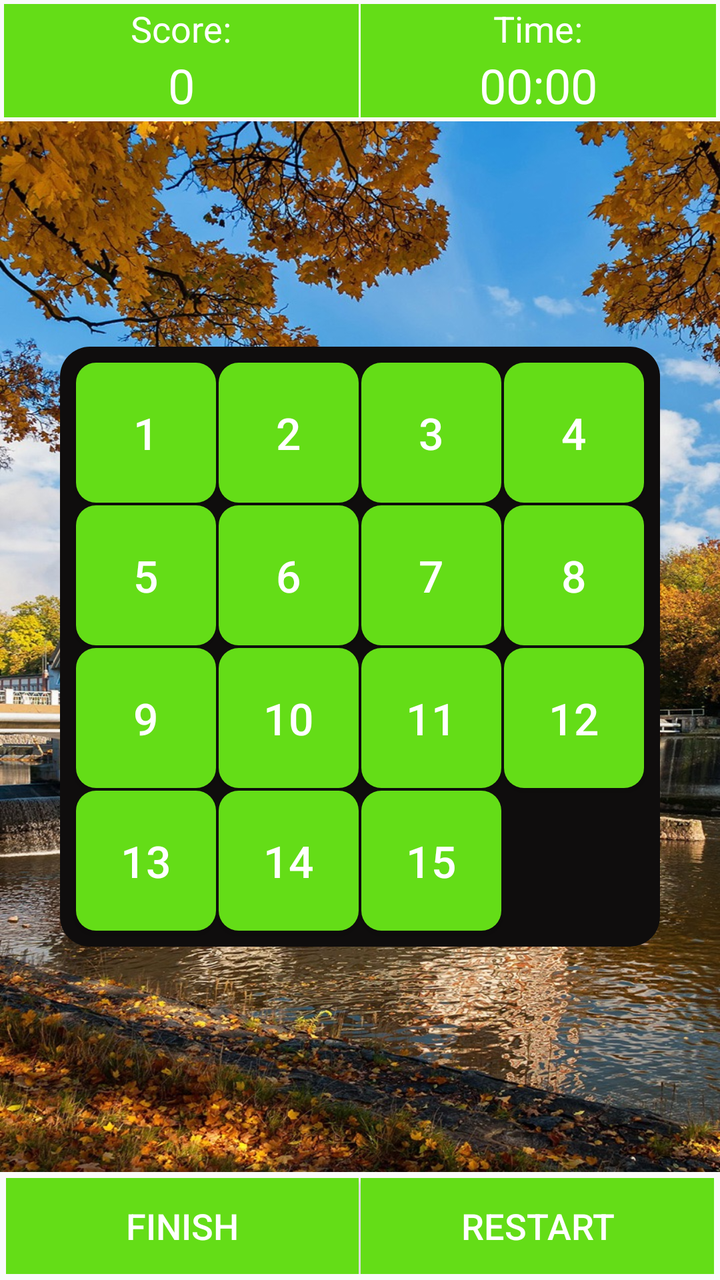
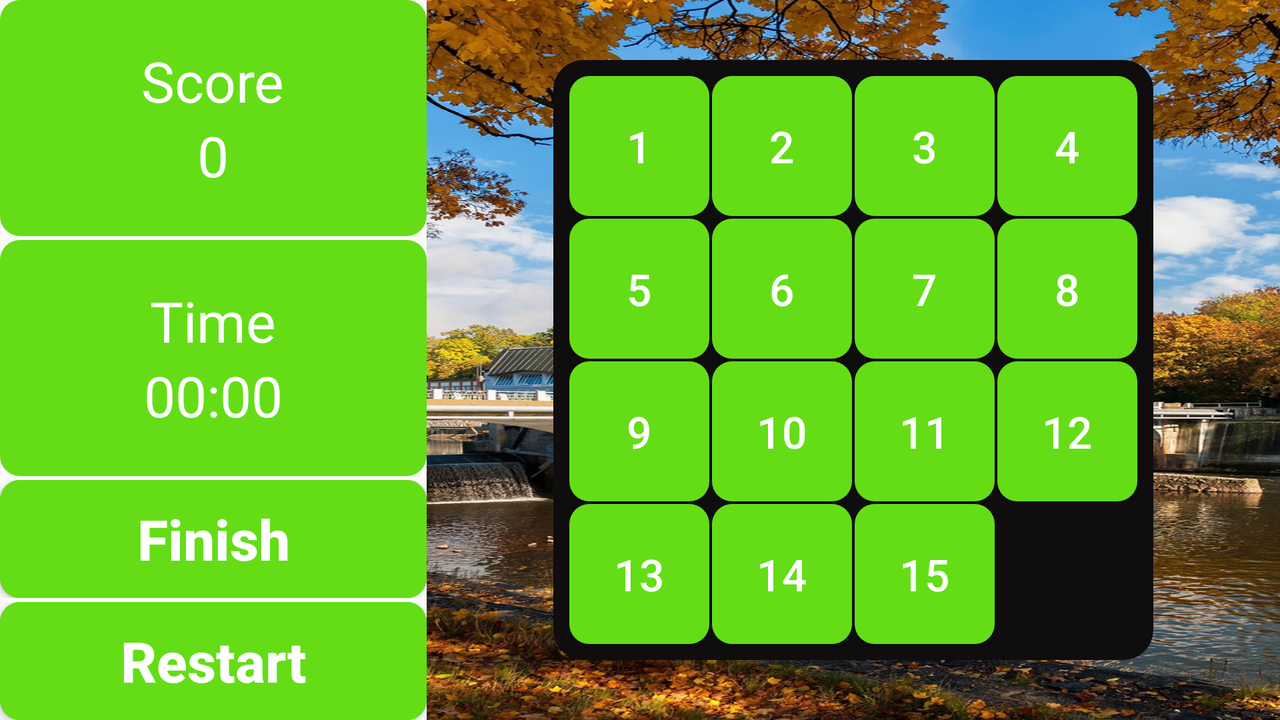

An Android layout and its configuration variant, each rendered on a device that would load it. The default file and the variant file are quoted in full after the pictures.
<!-- AndroidManifest.xml: application theme AppTheme -->
<!-- res/layout/activity_main.xml -->
<?xml version="1.0" encoding="utf-8"?>
<FrameLayout xmlns:android="http://schemas.android.com/apk/res/android"
    xmlns:app="http://schemas.android.com/apk/res-auto"
    xmlns:tools="http://schemas.android.com/tools"
    android:layout_width="match_parent"
    android:layout_height="match_parent"
    android:orientation="vertical"
    tools:context=".views.MainActivity">
    <LinearLayout
        android:layout_width="match_parent"
        android:layout_height="match_parent"
        android:orientation="vertical">

        <LinearLayout
            android:layout_width="match_parent"
            android:layout_height="wrap_content"
            android:padding="2dp">

            <LinearLayout
                android:layout_width="0dp"
                android:layout_height="wrap_content"
                android:layout_weight="1"
                android:background="@color/colorPrimary"
                android:gravity="center"
                android:orientation="vertical">

                <TextView
                    android:layout_width="wrap_content"
                    android:layout_height="wrap_content"
                    android:text="Score:"
                    android:textColor="#fff"
                    android:textSize="18sp">

                </TextView>

                <TextView
                    android:id="@+id/textScore"
                    android:layout_width="wrap_content"
                    android:layout_height="wrap_content"
                    android:text="0"
                    android:textColor="#fff"
                    android:textSize="24sp"/>
            </LinearLayout>

            <Space
                android:layout_width="1dp"
                android:layout_height="match_parent"/>

            <LinearLayout
                android:layout_width="0dp"
                android:layout_height="wrap_content"
                android:layout_weight="1"
                android:background="@color/colorPrimary"
                android:gravity="center"
                android:orientation="vertical">

                <TextView
                    android:layout_width="wrap_content"
                    android:layout_height="wrap_content"
                    android:text="Time:"
                    android:textColor="#fff"
                    android:textSize="18sp">

                </TextView>

                <Chronometer
                    android:id="@+id/textTimer"
                    android:layout_width="wrap_content"
                    android:layout_height="wrap_content"
                    android:text="00:00"
                    android:textColor="#fff"
                    android:textSize="24sp">

                </Chronometer>
            </LinearLayout>
        </LinearLayout>

        <FrameLayout
            android:layout_width="match_parent"
            android:layout_height="0dp"
            android:layout_weight="1"
            android:background="@drawable/background">

            <RelativeLayout
                android:id="@+id/group"
                android:layout_width="300dp"
                android:layout_height="300dp"
                android:layout_gravity="center"
                android:background="@drawable/frame_bg"
                android:gravity="center">

                <Button
                    android:id="@+id/bt1"
                    style="@style/butoons"
                    android:text="1">

                </Button>

                <Button
                    android:id="@+id/bt2"
                    style="@style/butoons"
                    android:layout_toRightOf="@+id/bt1"
                    android:text="2">

                </Button>

                <Button
                    android:id="@+id/bt3"
                    style="@style/butoons"
                    android:layout_toRightOf="@+id/bt2"
                    android:text="3">

                </Button>

                <Button
                    android:id="@+id/bt4"
                    style="@style/butoons"
                    android:layout_toRightOf="@+id/bt3"
                    android:text="4">

                </Button>

                <Button
                    android:id="@+id/bt5"
                    style="@style/butoons"
                    android:layout_below="@+id/bt1"
                    android:text="5">

                </Button>

                <Button
                    android:id="@+id/bt6"
                    style="@style/butoons"
                    android:layout_below="@+id/bt1"
                    android:layout_toRightOf="@+id/bt1"
                    android:text="6"
                    tools:ignore="HardcodedText,RtlHardcoded">

                </Button>

                <Button
                    android:id="@+id/bt7"
                    style="@style/butoons"
                    android:layout_below="@+id/bt1"
                    android:layout_toRightOf="@+id/bt6"
                    android:text="7">

                </Button>

                <Button
                    android:id="@+id/bt8"
                    style="@style/butoons"
                    android:layout_below="@+id/bt1"
                    android:layout_toRightOf="@+id/bt7"
                    android:text="8">

                </Button>

                <Button
                    android:id="@+id/bt9"
                    style="@style/butoons"
                    android:layout_below="@+id/bt5"
                    android:text="9">

                </Button>

                <Button
                    android:id="@+id/bt10"
                    style="@style/butoons"
                    android:layout_below="@+id/bt5"
                    android:layout_toRightOf="@id/bt9"
                    android:text="10">

                </Button>

                <Button
                    android:id="@+id/bt11"
                    style="@style/butoons"
                    android:layout_below="@+id/bt5"
                    android:layout_toRightOf="@id/bt10"
                    android:text="11">

                </Button>

                <Button
                    android:id="@+id/bt12"
                    style="@style/butoons"
                    android:layout_below="@+id/bt5"
                    android:layout_toRightOf="@id/bt11"
                    android:text="12">

                </Button>

                <Button
                    android:id="@+id/bt13"
                    style="@style/butoons"
                    android:layout_below="@+id/bt9"
                    android:text="13">

                </Button>

                <Button
                    android:id="@+id/bt14"
                    style="@style/butoons"
                    android:layout_below="@+id/bt9"
                    android:layout_toRightOf="@id/bt13"
                    android:text="14">

                </Button>

                <Button
                    android:id="@+id/bt15"
                    style="@style/butoons"
                    android:layout_below="@+id/bt9"
                    android:layout_toRightOf="@id/bt14"
                    android:text="15">

                </Button>

                <Button
                    android:id="@+id/bt16"
                    style="@style/butoons"
                    android:layout_below="@+id/bt9"
                    android:layout_toRightOf="@id/bt15"
                    android:text=""
                    android:visibility="invisible">

                </Button>

            </RelativeLayout>
        </FrameLayout>

        <LinearLayout
            android:layout_width="match_parent"
            android:layout_height="wrap_content"
            android:padding="3dp">

            <Button
                android:id="@+id/buttonFinish"
                android:layout_width="0dp"
                android:layout_height="match_parent"
                android:layout_weight="1"
                android:background="@color/colorPrimary"
                android:text="Finish"
                android:textColor="#fff"
                android:textSize="18sp"
                tools:ignore="HardcodedText">

            </Button>

            <Space
                android:layout_width="1dp"
                android:layout_height="match_parent">

            </Space>

            <Button
                android:id="@+id/buttonRestart"
                android:layout_width="0dp"
                android:layout_height="match_parent"
                android:layout_weight="1"
                android:background="@color/colorPrimary"
                android:text="Restart"
                android:textColor="#fff"
                android:textSize="18sp"
                tools:ignore="HardcodedText" />
        </LinearLayout>

    </LinearLayout>

    <FrameLayout
        android:id="@+id/confirm_layout"
        android:visibility="invisible"
        android:layout_width="match_parent"
        android:layout_height="match_parent"
        android:background="#8377C527"
        android:clickable="false">

        <androidx.constraintlayout.widget.ConstraintLayout
            android:layout_width="340dp"
            android:layout_height="170dp"
            android:layout_gravity="center"
            android:background="@drawable/cofirmdialog_bg">

            <TextView
                android:id="@+id/confirm_text"
                android:layout_width="wrap_content"
                android:layout_height="wrap_content"
                android:text="Do you want to continue the game"
                android:textSize="24sp"
                android:textColor="#fff"
                android:textAlignment="center"
                tools:ignore="HardcodedText"
                app:layout_constraintLeft_toLeftOf="parent"
                app:layout_constraintRight_toRightOf="parent"
                app:layout_constraintTop_toTopOf="parent"
                android:gravity="center_horizontal" />
                <Button
                    android:layout_width="wrap_content"
                    android:layout_height="wrap_content"
                    android:background="@color/colorPrimaryDark"
                    android:text="Cancel"
                    android:id="@+id/cancelButton"
                    app:layout_constraintLeft_toLeftOf="parent"
                    app:layout_constraintBottom_toBottomOf="parent"
                    app:layout_constraintTop_toBottomOf="@id/confirm_text"
                    tools:ignore="HardcodedText"
                    app:layout_constraintRight_toLeftOf="@id/continueButton"/>
                <Button
                    android:id="@+id/continueButton"
                    android:layout_width="wrap_content"
                    android:layout_height="wrap_content"
                    android:text="Continue"
                    tools:ignore="HardcodedText"
                    android:background="@color/colorPrimaryDark"
                    app:layout_constraintRight_toRightOf="parent"
                    app:layout_constraintTop_toBottomOf="@id/confirm_text"
                    app:layout_constraintBottom_toBottomOf="parent"
                    app:layout_constraintLeft_toRightOf="@id/cancelButton"/>

        </androidx.constraintlayout.widget.ConstraintLayout>
    </FrameLayout>



</FrameLayout>
<!-- resources referenced by this layout -->
<resources>
  <color name="colorPrimary">#64DD17</color>
  <color name="colorPrimaryDark">#5FAA20</color>
  <!-- drawable background: png bitmap (drawable, 460086 bytes) -->
  <!-- drawable cofirmdialog_bg (drawable) -->
  <?xml version="1.0" encoding="utf-8"?>
  <shape android:shape="rectangle" xmlns:android="http://schemas.android.com/apk/res/android">
          <corners android:radius="15dp"/>
          <solid android:color="#1D7C21"/>
  </shape>
  <!-- drawable frame_bg (drawable) -->
  <?xml version="1.0" encoding="utf-8"?>
  <selector xmlns:android="http://schemas.android.com/apk/res/android">
          <item  >
  
              <shape android:shape="rectangle">
                  <corners android:radius="15dp"></corners>
                  <solid android:color="#0F0D0D"></solid>
              </shape>
          </item>
  </selector>
  <style name="butoons">
          <item name="android:background">@drawable/bg_button</item>
          <item name="android:layout_margin">0.5dp</item>
          <item name="android:textSize">22sp</item>
          <item name="android:textColor">#fff</item>
          <item name="android:layout_width">70dp</item>
          <item name="android:layout_height">70dp</item>
      </style>
  <style name="AppTheme" parent="Theme.AppCompat.Light.NoActionBar">
          
          <item name="colorPrimary">@color/colorPrimary</item>
          <item name="colorPrimaryDark">@color/colorPrimaryDark</item>
          <item name="colorAccent">@color/colorAccent</item>
      </style>
  <!-- drawable bg_button (drawable) -->
  <?xml version="1.0" encoding="utf-8"?>
  <selector xmlns:android="http://schemas.android.com/apk/res/android">
      <item android:state_pressed="true">
          <shape android:shape="rectangle">
              <corners android:radius="10dp"></corners>
              <solid android:color="#64DD17"></solid>
  
          </shape>
      </item>
  
      <item>
          <shape android:shape="rectangle">
              <corners android:radius="10dp"></corners>
              <solid android:color="#64DD17"></solid>
  
          </shape>
          <color android:color="#64DD17"></color>
  
      </item>
  
  
  </selector>
  <color name="colorAccent">#D81B60</color>
</resources>
<!-- res/layout-land/activity_main.xml (the repository's variant of the layout above) -->
<!-- drawn on the phone turned sideways -->
<?xml version="1.0" encoding="utf-8"?>
<FrameLayout xmlns:android="http://schemas.android.com/apk/res/android"
xmlns:app="http://schemas.android.com/apk/res-auto"
xmlns:tools="http://schemas.android.com/tools"
android:layout_width="match_parent"
android:layout_height="match_parent"
tools:context=".views.MainActivity">

    <LinearLayout
        android:layout_width="match_parent"
        android:layout_height="match_parent">
        <LinearLayout
            android:layout_width="0dp"
            android:layout_height="match_parent"
            android:layout_weight="3"
            android:orientation="vertical">

            <LinearLayout
                android:background="@drawable/bg_button"
                android:layout_width="match_parent"
                android:layout_height="0dp"
                android:layout_weight="1"
                android:gravity="center"
                android:orientation="vertical">
                <TextView
                    android:textColor="#fff"
                    android:layout_width="wrap_content"
                    android:layout_height="wrap_content"
                    android:text="Score"
                    android:textSize="28sp">
                </TextView>


                <TextView
                    android:id="@+id/textScore"
                    android:textColor="#fff"
                    android:layout_width="wrap_content"
                    android:layout_height="wrap_content"
                    android:text="0"
                    android:textSize="28sp">
                </TextView>
            </LinearLayout>
            <Space
                android:layout_width="match_parent"
                android:layout_height="2dp">

            </Space>
            <LinearLayout
                android:background="@drawable/bg_button"
                android:layout_width="match_parent"
                android:layout_height="0dp"
                android:layout_weight="1"
                android:gravity="center"
                android:orientation="vertical">
                <TextView
                    android:textColor="#fff"
                    android:layout_width="wrap_content"
                    android:layout_height="wrap_content"
                    android:text="Time"
                    android:textSize="28sp">
                </TextView>


                <Chronometer
                    android:id="@+id/textTimer"
                    android:textColor="#fff"
                    android:layout_width="wrap_content"
                    android:layout_height="wrap_content"
                    android:text="0"
                    android:textSize="28sp">
                </Chronometer>
            </LinearLayout>

            <Space
                android:layout_width="match_parent"
                android:layout_height="2dp">

            </Space>
            <LinearLayout
                android:background="@drawable/bg_button"
                android:layout_width="match_parent"
                android:layout_height="0dp"
                android:layout_weight="0.5"
                android:gravity="center"
                android:orientation="vertical">
                <Button
                    android:id="@+id/buttonFinish"
                    android:layout_width="match_parent"
                    android:text="Finish"
                    android:textAllCaps="false"
                    android:background="@drawable/bg_button"
                    android:textColor="#fff"
                    android:textStyle="bold"
                    android:textSize="28sp"
                    android:layout_height="match_parent">
                </Button>
            </LinearLayout>

            <Space
                android:layout_width="match_parent"
                android:layout_height="2dp">

            </Space>
            <LinearLayout
                android:background="@drawable/bg_button"
                android:layout_width="match_parent"
                android:layout_height="0dp"
                android:layout_weight="0.5"
                android:gravity="center"
                android:orientation="vertical">
                <Button
                    android:id="@+id/buttonRestart"
                    android:layout_width="match_parent"
                    android:text="Restart"
                    android:textAllCaps="false"
                    android:background="@drawable/bg_button"
                    android:textColor="#fff"
                    android:textStyle="bold"
                    android:textSize="28sp"
                    android:layout_height="match_parent">
                </Button>
            </LinearLayout>





        </LinearLayout>

        <FrameLayout
            android:background="@drawable/background"
            android:layout_width="0dp"
            android:layout_height="match_parent"
            android:layout_weight="6">

            <RelativeLayout
                android:id="@+id/group"
                android:background="@drawable/frame_bg"
                android:layout_gravity="center"
                android:gravity="center"
                android:layout_width="300dp"
                android:layout_height="300dp">

                <Button
                    android:id="@+id/bt1"
                    android:text="1"
                    style="@style/butoons"
                    tools:ignore="HardcodedText" />
                <Button
                    android:id="@+id/bt2"
                    android:text="2"
                    style="@style/butoons"
                    android:layout_toRightOf="@+id/bt1"
                    tools:ignore="HardcodedText,RtlHardcoded">
                </Button>

                <Button
                    android:id="@+id/bt3"
                    android:text="3"
                    style="@style/butoons"
                    android:layout_toRightOf="@+id/bt2"
                    tools:ignore="HardcodedText,RtlHardcoded">
                </Button>

                <Button
                    android:id="@+id/bt4"
                    android:text="4"
                    style="@style/butoons"
                    android:layout_toRightOf="@+id/bt3"
                    tools:ignore="HardcodedText,RtlHardcoded">
                </Button>

                <Button
                    android:id="@+id/bt5"
                    android:text="5"
                    style="@style/butoons"
                    android:layout_below="@+id/bt1"
                    tools:ignore="HardcodedText">
                </Button>

                <Button
                    android:id="@+id/bt6"
                    android:text="6"
                    style="@style/butoons"
                    android:layout_below="@+id/bt1"
                    android:layout_toRightOf="@+id/bt1"
                    tools:ignore="HardcodedText,RtlHardcoded">
                </Button>

                <Button
                    android:id="@+id/bt7"
                    android:text="7"
                    style="@style/butoons"
                    android:layout_below="@+id/bt1"
                    android:layout_toRightOf="@+id/bt6"
                    tools:ignore="HardcodedText,RtlHardcoded">
                </Button>

                <Button
                    android:id="@+id/bt8"
                    android:text="8"
                    style="@style/butoons"
                    android:layout_below="@+id/bt1"
                    android:layout_toRightOf="@+id/bt7"
                    tools:ignore="HardcodedText,RtlHardcoded">
                </Button>

                <Button
                    android:id="@+id/bt9"
                    android:text="9"
                    style="@style/butoons"
                    android:layout_below="@+id/bt5"
                    tools:ignore="HardcodedText">
                </Button>

                <Button
                    android:id="@+id/bt10"
                    android:text="10"
                    style="@style/butoons"
                    android:layout_below="@+id/bt5"
                    android:layout_toRightOf="@+id/bt9"
                    tools:ignore="HardcodedText">
                </Button>

                <Button
                    android:id="@+id/bt11"
                    android:text="11"
                    style="@style/butoons"
                    android:layout_below="@+id/bt5"
                    android:layout_toRightOf="@+id/bt10"
                    tools:ignore="HardcodedText,RtlHardcoded">
                </Button>

                <Button
                    android:id="@+id/bt12"
                    android:text="12"
                    style="@style/butoons"
                    android:layout_below="@+id/bt5"
                    android:layout_toRightOf="@+id/bt11"
                    tools:ignore="HardcodedText,RtlHardcoded">
                </Button>

                <Button
                    android:id="@+id/bt13"
                    android:text="13"
                    style="@style/butoons"
                    android:layout_below="@+id/bt9"
                    tools:ignore="HardcodedText">
                </Button>

                <Button
                    android:id="@+id/bt14"
                    android:text="14"
                    style="@style/butoons"
                    android:layout_below="@+id/bt9"
                    android:layout_toRightOf="@+id/bt13"
                    tools:ignore="HardcodedText,RtlHardcoded">
                </Button>
                <Button
                    android:id="@+id/bt15"
                    android:text="15"
                    style="@style/butoons"
                    android:layout_below="@+id/bt9"
                    android:layout_toRightOf="@+id/bt14"
                    tools:ignore="HardcodedText,RtlHardcoded">
                </Button>

                <Button
                    android:visibility="invisible"
                    android:id="@+id/bt16"
                    style="@style/butoons"
                    android:layout_below="@+id/bt9"
                    android:layout_toRightOf="@+id/bt15"
                    tools:ignore="RtlHardcoded">
                </Button>

            </RelativeLayout>

        </FrameLayout>
    </LinearLayout>

    <FrameLayout
        android:id="@+id/confirm_layout"
        android:visibility="invisible"
        android:layout_width="match_parent"
        android:layout_height="match_parent"
        android:background="#8377C527"
        android:clickable="false">

        <androidx.constraintlayout.widget.ConstraintLayout
            android:layout_width="340dp"
            android:layout_height="170dp"
            android:layout_gravity="center"
            android:background="@drawable/cofirmdialog_bg">

            <TextView
                android:id="@+id/confirm_text"
                android:layout_width="wrap_content"
                android:layout_height="wrap_content"
                android:text="Do you want to continue the game"
                android:textSize="24sp"
                android:textColor="#fff"
                android:textAlignment="center"
                tools:ignore="HardcodedText"
                app:layout_constraintLeft_toLeftOf="parent"
                app:layout_constraintRight_toRightOf="parent"
                app:layout_constraintTop_toTopOf="parent"
                android:gravity="center_horizontal" />
            <Button
                android:layout_width="wrap_content"
                android:layout_height="wrap_content"
                android:background="@color/colorPrimaryDark"
                android:text="Cancel"
                android:id="@+id/cancelButton"
                app:layout_constraintLeft_toLeftOf="parent"
                app:layout_constraintBottom_toBottomOf="parent"
                app:layout_constraintTop_toBottomOf="@id/confirm_text"
                tools:ignore="HardcodedText"
                app:layout_constraintRight_toLeftOf="@id/continueButton"/>
            <Button
                android:id="@+id/continueButton"
                android:layout_width="wrap_content"
                android:layout_height="wrap_content"
                android:text="Continue"
                tools:ignore="HardcodedText"
                android:background="@color/colorPrimaryDark"
                app:layout_constraintRight_toRightOf="parent"
                app:layout_constraintTop_toBottomOf="@id/confirm_text"
                app:layout_constraintBottom_toBottomOf="parent"
                app:layout_constraintLeft_toRightOf="@id/cancelButton"/>

        </androidx.constraintlayout.widget.ConstraintLayout>
    </FrameLayout>



</FrameLayout>
<!-- resources referenced by the variant -->
<!-- as the phone turned sideways resolves them -->
<resources>
  <color name="colorPrimaryDark">#5FAA20</color>
  <!-- drawable background: png bitmap (drawable, 460086 bytes) -->
  <!-- drawable bg_button (drawable) -->
  <?xml version="1.0" encoding="utf-8"?>
  <selector xmlns:android="http://schemas.android.com/apk/res/android">
      <item android:state_pressed="true">
          <shape android:shape="rectangle">
              <corners android:radius="10dp"></corners>
              <solid android:color="#64DD17"></solid>
  
          </shape>
      </item>
  
      <item>
          <shape android:shape="rectangle">
              <corners android:radius="10dp"></corners>
              <solid android:color="#64DD17"></solid>
  
          </shape>
          <color android:color="#64DD17"></color>
  
      </item>
  
  
  </selector>
  <!-- drawable cofirmdialog_bg (drawable) -->
  <?xml version="1.0" encoding="utf-8"?>
  <shape android:shape="rectangle" xmlns:android="http://schemas.android.com/apk/res/android">
          <corners android:radius="15dp"/>
          <solid android:color="#1D7C21"/>
  </shape>
  <!-- drawable frame_bg (drawable) -->
  <?xml version="1.0" encoding="utf-8"?>
  <selector xmlns:android="http://schemas.android.com/apk/res/android">
          <item  >
  
              <shape android:shape="rectangle">
                  <corners android:radius="15dp"></corners>
                  <solid android:color="#0F0D0D"></solid>
              </shape>
          </item>
  </selector>
  <style name="butoons">
          <item name="android:background">@drawable/bg_button</item>
          <item name="android:layout_margin">0.5dp</item>
          <item name="android:textSize">22sp</item>
          <item name="android:textColor">#fff</item>
          <item name="android:layout_width">70dp</item>
          <item name="android:layout_height">70dp</item>
      </style>
  <style name="AppTheme" parent="Theme.AppCompat.Light.NoActionBar">
          
          <item name="colorPrimary">@color/colorPrimary</item>
          <item name="colorPrimaryDark">@color/colorPrimaryDark</item>
          <item name="colorAccent">@color/colorAccent</item>
      </style>
  <color name="colorPrimary">#64DD17</color>
  <color name="colorAccent">#D81B60</color>
</resources>
